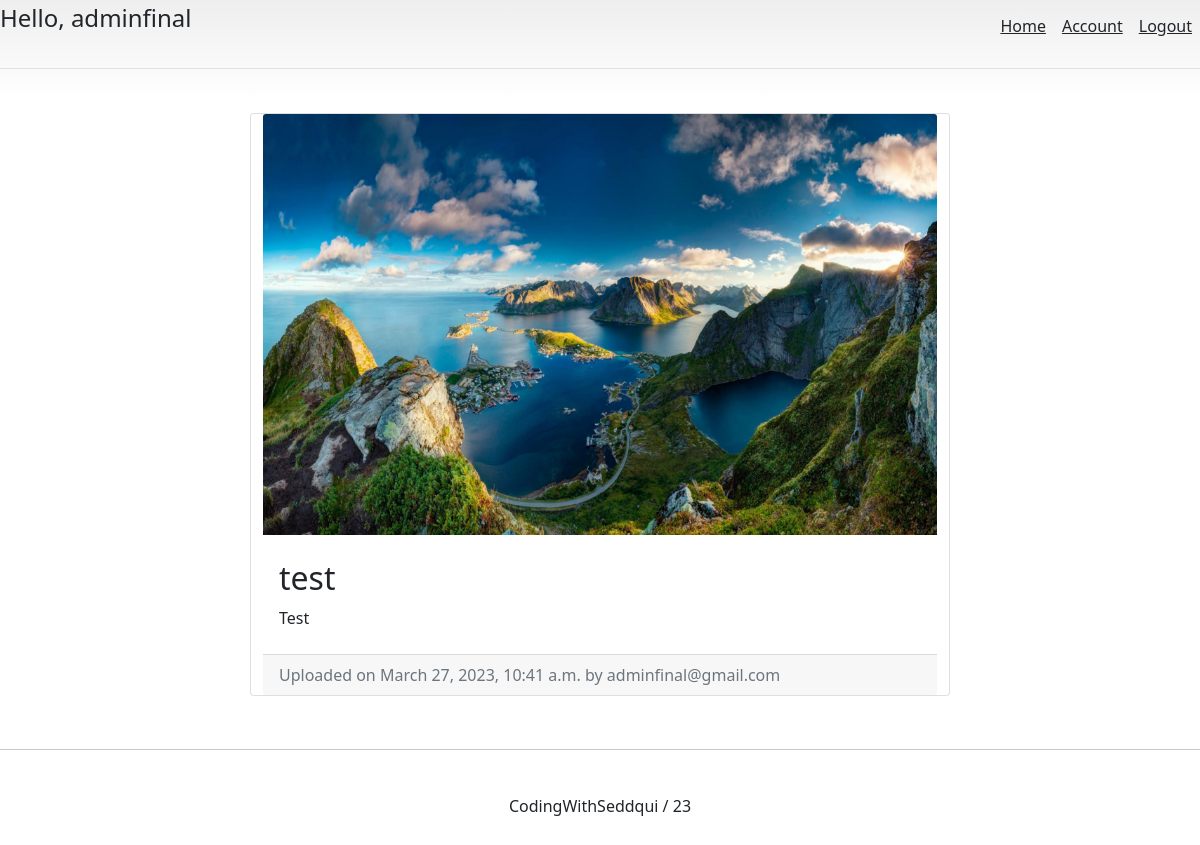
Page /blog/adminfinal_test (signed in) on the committed database.
### account/models.py (models this page shows, shortened)
class Account(AbstractBaseUser):
    email=models.EmailField(verbose_name="email", max_length=60, unique=True)
    username=models.CharField(max_length=30, unique=True)
    date_joined=models.DateTimeField(verbose_name="date joined", auto_now_add=True)
    last_login=models.DateTimeField(verbose_name="last_login", auto_now_add=True)
    is_admin=models.BooleanField(default=False)
    is_active=models.BooleanField(default=True)
    is_staff=models.BooleanField(default=False)
    is_Superuser=models.BooleanField(default=False)
    USERNAME_FIELD='email'
    REQUIRED_FIELDS=['username', ]
    objects=MyAccountManager()
    def __str__(self):
        return self.email

### blog/models.py (models this page shows, shortened)
class BlogPost(models.Model):
    title          =models.CharField(max_length=50, null=False, blank=False)
    body           =models.TextField(max_length=5000, null=False, blank=False)
    image          =models.ImageField(upload_to=upload_location, null=False, blank=False)
    date_published =models.DateTimeField(auto_now=True, verbose_name="date published")
    date_updated   =models.DateTimeField(auto_now=True, verbose_name="date updated")
    author         =models.ForeignKey(settings.AUTH_USER_MODEL, on_delete=models.CASCADE)
    slug           = models.SlugField(blank=True, unique=True)

### blog/views.py (the view)
# urls.py: path('<slug>', detail_blog_view, name="detail"),
def detail_blog_view(request, slug):
    context={}
    blog_post=get_object_or_404 (BlogPost, slug=slug)
    context['blog_post']=blog_post
    return render(request, 'blog/detail_blog.html', context)

### blog/templates/blog/detail_blog.html (shortened to what this page needs)
{% extends 'base.html' %}
{% block content %}
<div class="container">
    <div class="row">
        <div class="card m-auto">
            <img class="card-img-top" src="{{ blog_post.image.url }}" alt="it is an image">
            <div class="card-body my-2">
                <h2 class="card-title">{{blog_post.title }}</h2>
                <p class="card-text">{{blog_post.body | safe }}</p>
            </div>
            <div class="card-footer text-muted">
                Uploaded on {{blog_post.date_published}} by {{blog_post.author}}
            </div>
        </div>
    </div>
</div>
{% endblock content %}

### templates/snippets/header.html (shortened to what this page needs)
<link href="https://cdn.jsdelivr.net/npm/bootstrap@5.0.2/dist/css/bootstrap.min.css" rel="stylesheet">
    <div class="d-flex flex-column flex-md-row align-items-center pb-3 mb-4 border-bottom">
        <a href="/" class="d-flex align-items-center text-dark text-decoration-none">
          {% if request.user.is_authenticated %}
          <span class="fs-4"><p>Hello, {{request.user.username}}</p></span>
          {% endif %}
        </a>
        <nav class="d-inline-flex mt-2 mt-md-0 ms-md-auto">
            {% if request.user.is_authenticated %}
                <a class="p-2 text-dark" href="{% url 'home' %}">Home</a>
                <a class="p-2 text-dark" href="{% url 'account' %}">Account</a>
                <a class="p-2 text-dark"  href="{% url 'logout' %}"> Logout </a>
            {% else %}
                <a class="p-2 text-dark" href="{% url 'home' %}">Home</a>
                <a class="p-2 text-dark" href="{% url 'login' %}">Login</a>
                <a class="btn btn-outline-primary" href="{% url 'register' %}">Register</a>|
            {% endif %}
        </nav>
      </div>

### templates/snippets/header.html (style rules this page uses)
body { background-image: linear-gradient(180deg, #eee, #fff 100px, #fff); }
.container { max-width: 960px; }

### templates/snippets/base_css.html (style rules this page uses)
body { background-color: #f2f2f2; }

### blog/templates/blog/detail_blog.html (style rules this page uses)
.card { max-width: 700px; }
.container { padding: 20px; }

### rows in the picture
Account: user.username "adminfinal"
BlogPost: image (picture), title "test", body "Test", date_published "March 27, 2023, 10:41 a.m.", author "adminfinal@gmail.com"
